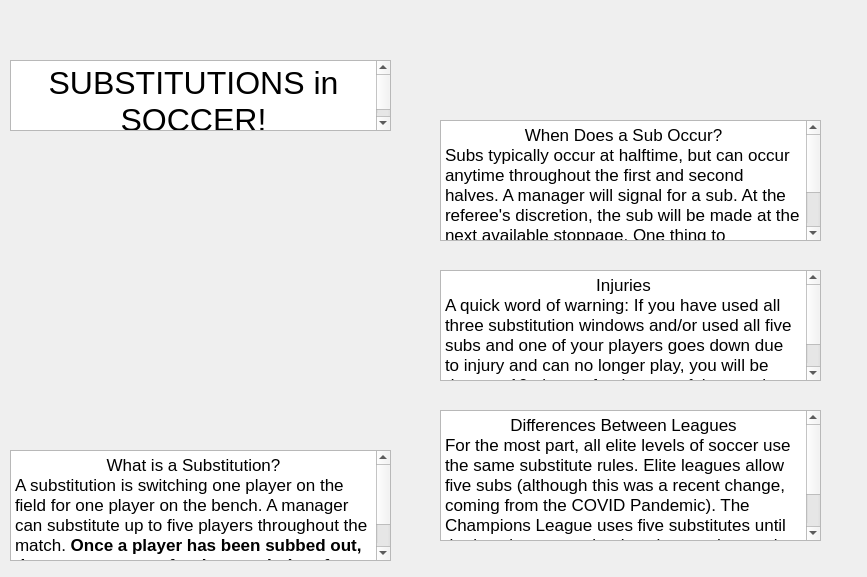
<?xml version="1.0" encoding="UTF-8"?>
<ui version="4.0">
 <class>Substitutions</class>
 <widget class="QWidget" name="Substitutions">
  <property name="geometry">
   <rect>
    <x>0</x>
    <y>0</y>
    <width>867</width>
    <height>577</height>
   </rect>
  </property>
  <property name="windowTitle">
   <string>Form</string>
  </property>
  <widget class="QTextBrowser" name="textBrowser">
   <property name="geometry">
    <rect>
     <x>10</x>
     <y>450</y>
     <width>381</width>
     <height>111</height>
    </rect>
   </property>
   <property name="html">
    <string>&lt;!DOCTYPE HTML PUBLIC &quot;-//W3C//DTD HTML 4.0//EN&quot; &quot;http://www.w3.org/TR/REC-html40/strict.dtd&quot;&gt;
&lt;html&gt;&lt;head&gt;&lt;meta name=&quot;qrichtext&quot; content=&quot;1&quot; /&gt;&lt;meta charset=&quot;utf-8&quot; /&gt;&lt;style type=&quot;text/css&quot;&gt;
p, li { white-space: pre-wrap; }
hr { height: 1px; border-width: 0; }
li.unchecked::marker { content: &quot;\2610&quot;; }
li.checked::marker { content: &quot;\2612&quot;; }
&lt;/style&gt;&lt;/head&gt;&lt;body style=&quot; font-family:'.AppleSystemUIFont'; font-size:13pt; font-weight:400; font-style:normal;&quot;&gt;
&lt;p align=&quot;center&quot; style=&quot; margin-top:0px; margin-bottom:0px; margin-left:0px; margin-right:0px; -qt-block-indent:0; text-indent:0px;&quot;&gt;What is a Substitution?&lt;/p&gt;
&lt;p style=&quot; margin-top:0px; margin-bottom:0px; margin-left:0px; margin-right:0px; -qt-block-indent:0; text-indent:0px;&quot;&gt;A substitution is switching one player on the field for one player on the bench. A manager can substitute up to five players throughout the match. &lt;span style=&quot; font-weight:700;&quot;&gt;Once a player has been subbed out, they cannot return for the remainder of a match.&lt;/span&gt;&lt;/p&gt;&lt;/body&gt;&lt;/html&gt;</string>
   </property>
  </widget>
  <widget class="QTextBrowser" name="textBrowser_2">
   <property name="geometry">
    <rect>
     <x>440</x>
     <y>120</y>
     <width>381</width>
     <height>121</height>
    </rect>
   </property>
   <property name="html">
    <string>&lt;!DOCTYPE HTML PUBLIC &quot;-//W3C//DTD HTML 4.0//EN&quot; &quot;http://www.w3.org/TR/REC-html40/strict.dtd&quot;&gt;
&lt;html&gt;&lt;head&gt;&lt;meta name=&quot;qrichtext&quot; content=&quot;1&quot; /&gt;&lt;meta charset=&quot;utf-8&quot; /&gt;&lt;style type=&quot;text/css&quot;&gt;
p, li { white-space: pre-wrap; }
hr { height: 1px; border-width: 0; }
li.unchecked::marker { content: &quot;\2610&quot;; }
li.checked::marker { content: &quot;\2612&quot;; }
&lt;/style&gt;&lt;/head&gt;&lt;body style=&quot; font-family:'.AppleSystemUIFont'; font-size:13pt; font-weight:400; font-style:normal;&quot;&gt;
&lt;p align=&quot;center&quot; style=&quot; margin-top:0px; margin-bottom:0px; margin-left:0px; margin-right:0px; -qt-block-indent:0; text-indent:0px;&quot;&gt;When Does a Sub Occur?&lt;/p&gt;
&lt;p style=&quot; margin-top:0px; margin-bottom:0px; margin-left:0px; margin-right:0px; -qt-block-indent:0; text-indent:0px;&quot;&gt;Subs typically occur at halftime, but can occur anytime throughout the first and second halves. A manager will signal for a sub. At the referee's discretion, the sub will be made at the next available stoppage. One thing to remember is that there are only &lt;span style=&quot; font-weight:700;&quot;&gt;three windows&lt;/span&gt; available to a manager to substitute (excluding halftime subs).&lt;/p&gt;&lt;/body&gt;&lt;/html&gt;</string>
   </property>
  </widget>
  <widget class="QTextBrowser" name="textBrowser_3">
   <property name="geometry">
    <rect>
     <x>440</x>
     <y>410</y>
     <width>381</width>
     <height>131</height>
    </rect>
   </property>
   <property name="html">
    <string>&lt;!DOCTYPE HTML PUBLIC &quot;-//W3C//DTD HTML 4.0//EN&quot; &quot;http://www.w3.org/TR/REC-html40/strict.dtd&quot;&gt;
&lt;html&gt;&lt;head&gt;&lt;meta name=&quot;qrichtext&quot; content=&quot;1&quot; /&gt;&lt;meta charset=&quot;utf-8&quot; /&gt;&lt;style type=&quot;text/css&quot;&gt;
p, li { white-space: pre-wrap; }
hr { height: 1px; border-width: 0; }
li.unchecked::marker { content: &quot;\2610&quot;; }
li.checked::marker { content: &quot;\2612&quot;; }
&lt;/style&gt;&lt;/head&gt;&lt;body style=&quot; font-family:'.AppleSystemUIFont'; font-size:13pt; font-weight:400; font-style:normal;&quot;&gt;
&lt;p align=&quot;center&quot; style=&quot; margin-top:0px; margin-bottom:0px; margin-left:0px; margin-right:0px; -qt-block-indent:0; text-indent:0px;&quot;&gt;Differences Between Leagues&lt;/p&gt;
&lt;p style=&quot; margin-top:0px; margin-bottom:0px; margin-left:0px; margin-right:0px; -qt-block-indent:0; text-indent:0px;&quot;&gt;For the most part, all elite levels of soccer use the same substitute rules. Elite leagues allow five subs (although this was a recent change, coming from the COVID Pandemic). The Champions League uses five substitutes until the knockout stage begins, then each team is allowed six subs per game IF extra time is needed. &lt;/p&gt;&lt;/body&gt;&lt;/html&gt;</string>
   </property>
  </widget>
  <widget class="QTextBrowser" name="textBrowser_4">
   <property name="geometry">
    <rect>
     <x>440</x>
     <y>270</y>
     <width>381</width>
     <height>111</height>
    </rect>
   </property>
   <property name="html">
    <string>&lt;!DOCTYPE HTML PUBLIC &quot;-//W3C//DTD HTML 4.0//EN&quot; &quot;http://www.w3.org/TR/REC-html40/strict.dtd&quot;&gt;
&lt;html&gt;&lt;head&gt;&lt;meta name=&quot;qrichtext&quot; content=&quot;1&quot; /&gt;&lt;meta charset=&quot;utf-8&quot; /&gt;&lt;style type=&quot;text/css&quot;&gt;
p, li { white-space: pre-wrap; }
hr { height: 1px; border-width: 0; }
li.unchecked::marker { content: &quot;\2610&quot;; }
li.checked::marker { content: &quot;\2612&quot;; }
&lt;/style&gt;&lt;/head&gt;&lt;body style=&quot; font-family:'.AppleSystemUIFont'; font-size:13pt; font-weight:400; font-style:normal;&quot;&gt;
&lt;p align=&quot;center&quot; style=&quot; margin-top:0px; margin-bottom:0px; margin-left:0px; margin-right:0px; -qt-block-indent:0; text-indent:0px;&quot;&gt;Injuries&lt;/p&gt;
&lt;p style=&quot; margin-top:0px; margin-bottom:0px; margin-left:0px; margin-right:0px; -qt-block-indent:0; text-indent:0px;&quot;&gt;A quick word of warning: If you have used all three substitution windows and/or used all five subs and one of your players goes down due to injury and can no longer play, you will be down to 10 players for the rest of the match. Use windows and subs accordingly. &lt;/p&gt;&lt;/body&gt;&lt;/html&gt;</string>
   </property>
  </widget>
  <widget class="QLabel" name="label">
   <property name="geometry">
    <rect>
     <x>10</x>
     <y>160</y>
     <width>381</width>
     <height>261</height>
    </rect>
   </property>
   <property name="text">
    <string/>
   </property>
   <property name="pixmap">
    <pixmap resource="Resources.qrc">:/new/prefix1/subImage.jpg</pixmap>
   </property>
   <property name="scaledContents">
    <bool>true</bool>
   </property>
  </widget>
  <widget class="QTextBrowser" name="textBrowser_5">
   <property name="geometry">
    <rect>
     <x>10</x>
     <y>60</y>
     <width>381</width>
     <height>71</height>
    </rect>
   </property>
   <property name="html">
    <string>&lt;!DOCTYPE HTML PUBLIC &quot;-//W3C//DTD HTML 4.0//EN&quot; &quot;http://www.w3.org/TR/REC-html40/strict.dtd&quot;&gt;
&lt;html&gt;&lt;head&gt;&lt;meta name=&quot;qrichtext&quot; content=&quot;1&quot; /&gt;&lt;meta charset=&quot;utf-8&quot; /&gt;&lt;style type=&quot;text/css&quot;&gt;
p, li { white-space: pre-wrap; }
hr { height: 1px; border-width: 0; }
li.unchecked::marker { content: &quot;\2610&quot;; }
li.checked::marker { content: &quot;\2612&quot;; }
&lt;/style&gt;&lt;/head&gt;&lt;body style=&quot; font-family:'.AppleSystemUIFont'; font-size:13pt; font-weight:400; font-style:normal;&quot;&gt;
&lt;p align=&quot;center&quot; style=&quot; margin-top:0px; margin-bottom:0px; margin-left:0px; margin-right:0px; -qt-block-indent:0; text-indent:0px;&quot;&gt;&lt;span style=&quot; font-size:24pt;&quot;&gt;SUBSTITUTIONS in SOCCER!&lt;/span&gt;&lt;/p&gt;&lt;/body&gt;&lt;/html&gt;</string>
   </property>
  </widget>
 </widget>
 <resources>
  <include location="Resources.qrc"/>
 </resources>
 <connections/>
</ui>
